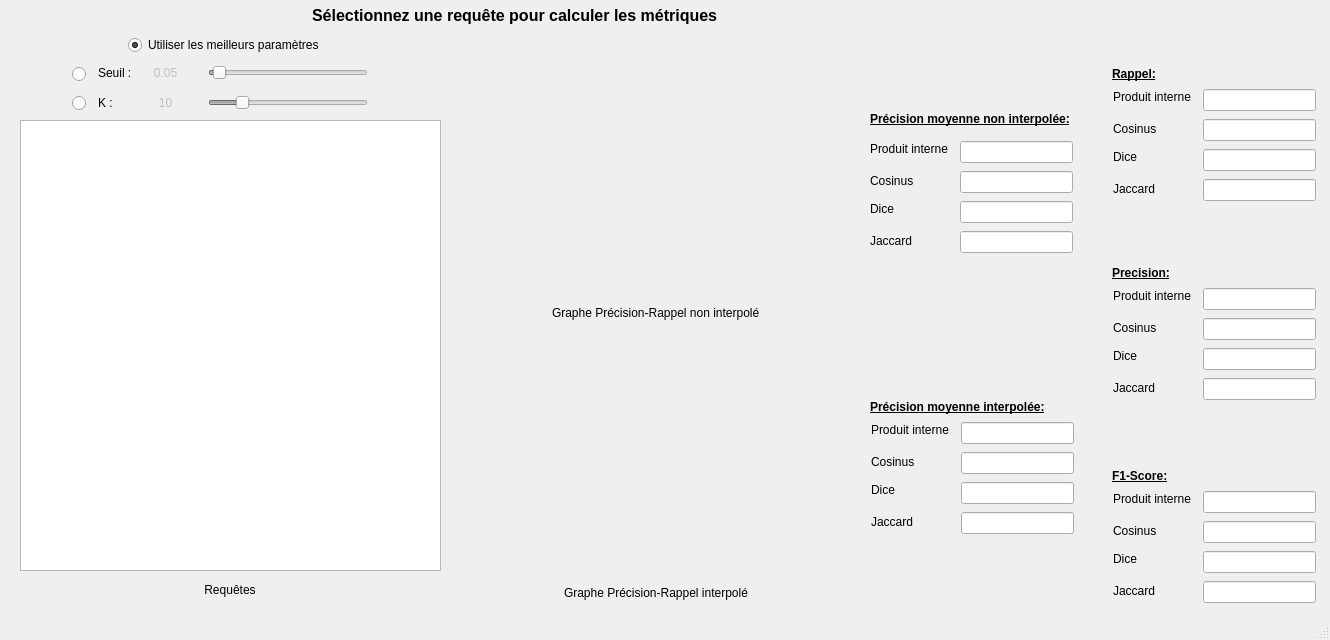
<?xml version="1.0" encoding="UTF-8"?>
<ui version="4.0">
 <class>MainWindow</class>
 <widget class="QMainWindow" name="MainWindow">
  <property name="geometry">
   <rect>
    <x>0</x>
    <y>0</y>
    <width>1330</width>
    <height>640</height>
   </rect>
  </property>
  <property name="windowTitle">
   <string>Evaluation du modèle vectoriel</string>
  </property>
  <widget class="QWidget" name="centralwidget">
   <widget class="QTableWidget" name="queryTable">
    <property name="geometry">
     <rect>
      <x>20</x>
      <y>120</y>
      <width>421</width>
      <height>451</height>
     </rect>
    </property>
    <property name="sizeAdjustPolicy">
     <enum>QAbstractScrollArea::AdjustToContents</enum>
    </property>
    <property name="editTriggers">
     <set>QAbstractItemView::NoEditTriggers</set>
    </property>
    <property name="selectionMode">
     <enum>QAbstractItemView::SingleSelection</enum>
    </property>
    <property name="selectionBehavior">
     <enum>QAbstractItemView::SelectRows</enum>
    </property>
    <attribute name="verticalHeaderVisible">
     <bool>false</bool>
    </attribute>
   </widget>
   <widget class="QLabel" name="label">
    <property name="geometry">
     <rect>
      <x>870</x>
      <y>111</y>
      <width>241</width>
      <height>16</height>
     </rect>
    </property>
    <property name="font">
     <font>
      <weight>75</weight>
      <bold>true</bold>
      <underline>true</underline>
     </font>
    </property>
    <property name="text">
     <string>Précision moyenne non interpolée:</string>
    </property>
   </widget>
   <widget class="QLabel" name="label_3">
    <property name="geometry">
     <rect>
      <x>552</x>
      <y>305</y>
      <width>221</width>
      <height>16</height>
     </rect>
    </property>
    <property name="text">
     <string>Graphe Précision-Rappel non interpolé</string>
    </property>
   </widget>
   <widget class="QLabel" name="label_4">
    <property name="geometry">
     <rect>
      <x>564</x>
      <y>585</y>
      <width>200</width>
      <height>16</height>
     </rect>
    </property>
    <property name="text">
     <string>Graphe Précision-Rappel interpolé</string>
    </property>
   </widget>
   <widget class="QLabel" name="label_6">
    <property name="geometry">
     <rect>
      <x>130</x>
      <y>582</y>
      <width>200</width>
      <height>16</height>
     </rect>
    </property>
    <property name="text">
     <string>Requêtes</string>
    </property>
    <property name="alignment">
     <set>Qt::AlignCenter</set>
    </property>
   </widget>
   <widget class="QLabel" name="label_7">
    <property name="geometry">
     <rect>
      <x>312</x>
      <y>0</y>
      <width>541</width>
      <height>31</height>
     </rect>
    </property>
    <property name="font">
     <font>
      <pointsize>12</pointsize>
      <weight>75</weight>
      <bold>true</bold>
     </font>
    </property>
    <property name="text">
     <string>Sélectionnez une requête pour calculer les métriques</string>
    </property>
   </widget>
   <widget class="QSlider" name="sliderF">
    <property name="enabled">
     <bool>false</bool>
    </property>
    <property name="geometry">
     <rect>
      <x>208</x>
      <y>62</y>
      <width>160</width>
      <height>22</height>
     </rect>
    </property>
    <property name="minimum">
     <number>0</number>
    </property>
    <property name="maximum">
     <number>200</number>
    </property>
    <property name="value">
     <number>5</number>
    </property>
    <property name="orientation">
     <enum>Qt::Horizontal</enum>
    </property>
   </widget>
   <widget class="QLabel" name="label_8">
    <property name="geometry">
     <rect>
      <x>98</x>
      <y>65</y>
      <width>41</width>
      <height>16</height>
     </rect>
    </property>
    <property name="text">
     <string>Seuil :</string>
    </property>
   </widget>
   <widget class="QLabel" name="labelF">
    <property name="enabled">
     <bool>false</bool>
    </property>
    <property name="geometry">
     <rect>
      <x>138</x>
      <y>65</y>
      <width>55</width>
      <height>16</height>
     </rect>
    </property>
    <property name="text">
     <string>0.05</string>
    </property>
    <property name="alignment">
     <set>Qt::AlignCenter</set>
    </property>
   </widget>
   <widget class="QLabel" name="graphicsViewPR">
    <property name="geometry">
     <rect>
      <x>460</x>
      <y>45</y>
      <width>391</width>
      <height>251</height>
     </rect>
    </property>
    <property name="text">
     <string/>
    </property>
   </widget>
   <widget class="QLabel" name="graphicsViewPRI">
    <property name="geometry">
     <rect>
      <x>460</x>
      <y>325</y>
      <width>391</width>
      <height>251</height>
     </rect>
    </property>
    <property name="text">
     <string/>
    </property>
   </widget>
   <widget class="QLabel" name="label_9">
    <property name="geometry">
     <rect>
      <x>870</x>
      <y>141</y>
      <width>101</width>
      <height>16</height>
     </rect>
    </property>
    <property name="text">
     <string>Produit interne</string>
    </property>
   </widget>
   <widget class="QLabel" name="label_10">
    <property name="geometry">
     <rect>
      <x>870</x>
      <y>173</y>
      <width>81</width>
      <height>16</height>
     </rect>
    </property>
    <property name="text">
     <string>Cosinus</string>
    </property>
   </widget>
   <widget class="QLabel" name="label_11">
    <property name="geometry">
     <rect>
      <x>870</x>
      <y>201</y>
      <width>91</width>
      <height>16</height>
     </rect>
    </property>
    <property name="text">
     <string>Dice</string>
    </property>
   </widget>
   <widget class="QLabel" name="label_12">
    <property name="geometry">
     <rect>
      <x>870</x>
      <y>233</y>
      <width>101</width>
      <height>16</height>
     </rect>
    </property>
    <property name="text">
     <string>Jaccard</string>
    </property>
   </widget>
   <widget class="QLabel" name="label_5">
    <property name="geometry">
     <rect>
      <x>870</x>
      <y>399</y>
      <width>211</width>
      <height>16</height>
     </rect>
    </property>
    <property name="font">
     <font>
      <weight>75</weight>
      <bold>true</bold>
      <underline>true</underline>
     </font>
    </property>
    <property name="text">
     <string>Précision moyenne interpolée:</string>
    </property>
   </widget>
   <widget class="QLineEdit" name="lineEditRecall_2">
    <property name="geometry">
     <rect>
      <x>960</x>
      <y>141</y>
      <width>113</width>
      <height>22</height>
     </rect>
    </property>
    <property name="readOnly">
     <bool>true</bool>
    </property>
   </widget>
   <widget class="QLineEdit" name="lineEditRecall_3">
    <property name="geometry">
     <rect>
      <x>960</x>
      <y>171</y>
      <width>113</width>
      <height>22</height>
     </rect>
    </property>
    <property name="readOnly">
     <bool>true</bool>
    </property>
   </widget>
   <widget class="QLineEdit" name="lineEditRecall_4">
    <property name="geometry">
     <rect>
      <x>960</x>
      <y>201</y>
      <width>113</width>
      <height>22</height>
     </rect>
    </property>
    <property name="readOnly">
     <bool>true</bool>
    </property>
   </widget>
   <widget class="QLineEdit" name="lineEditRecall_5">
    <property name="geometry">
     <rect>
      <x>960</x>
      <y>231</y>
      <width>113</width>
      <height>22</height>
     </rect>
    </property>
    <property name="readOnly">
     <bool>true</bool>
    </property>
   </widget>
   <widget class="QLineEdit" name="lineEditRecall_6">
    <property name="geometry">
     <rect>
      <x>961</x>
      <y>482</y>
      <width>113</width>
      <height>22</height>
     </rect>
    </property>
    <property name="readOnly">
     <bool>true</bool>
    </property>
   </widget>
   <widget class="QLineEdit" name="lineEditRecall_7">
    <property name="geometry">
     <rect>
      <x>961</x>
      <y>422</y>
      <width>113</width>
      <height>22</height>
     </rect>
    </property>
    <property name="readOnly">
     <bool>true</bool>
    </property>
   </widget>
   <widget class="QLineEdit" name="lineEditRecall_8">
    <property name="geometry">
     <rect>
      <x>961</x>
      <y>452</y>
      <width>113</width>
      <height>22</height>
     </rect>
    </property>
    <property name="readOnly">
     <bool>true</bool>
    </property>
   </widget>
   <widget class="QLabel" name="label_13">
    <property name="geometry">
     <rect>
      <x>871</x>
      <y>514</y>
      <width>101</width>
      <height>16</height>
     </rect>
    </property>
    <property name="text">
     <string>Jaccard</string>
    </property>
   </widget>
   <widget class="QLabel" name="label_14">
    <property name="geometry">
     <rect>
      <x>871</x>
      <y>482</y>
      <width>91</width>
      <height>16</height>
     </rect>
    </property>
    <property name="text">
     <string>Dice</string>
    </property>
   </widget>
   <widget class="QLabel" name="label_15">
    <property name="geometry">
     <rect>
      <x>871</x>
      <y>422</y>
      <width>101</width>
      <height>16</height>
     </rect>
    </property>
    <property name="text">
     <string>Produit interne</string>
    </property>
   </widget>
   <widget class="QLabel" name="label_16">
    <property name="geometry">
     <rect>
      <x>871</x>
      <y>454</y>
      <width>81</width>
      <height>16</height>
     </rect>
    </property>
    <property name="text">
     <string>Cosinus</string>
    </property>
   </widget>
   <widget class="QLineEdit" name="lineEditRecall_9">
    <property name="geometry">
     <rect>
      <x>961</x>
      <y>512</y>
      <width>113</width>
      <height>22</height>
     </rect>
    </property>
    <property name="readOnly">
     <bool>true</bool>
    </property>
   </widget>
   <widget class="QLabel" name="label_17">
    <property name="geometry">
     <rect>
      <x>1113</x>
      <y>121</y>
      <width>81</width>
      <height>16</height>
     </rect>
    </property>
    <property name="text">
     <string>Cosinus</string>
    </property>
   </widget>
   <widget class="QLineEdit" name="lineEditRecall_10">
    <property name="geometry">
     <rect>
      <x>1203</x>
      <y>119</y>
      <width>113</width>
      <height>22</height>
     </rect>
    </property>
    <property name="readOnly">
     <bool>true</bool>
    </property>
   </widget>
   <widget class="QLineEdit" name="lineEditRecall_11">
    <property name="geometry">
     <rect>
      <x>1203</x>
      <y>89</y>
      <width>113</width>
      <height>22</height>
     </rect>
    </property>
    <property name="readOnly">
     <bool>true</bool>
    </property>
   </widget>
   <widget class="QLineEdit" name="lineEditRecall_12">
    <property name="geometry">
     <rect>
      <x>1203</x>
      <y>179</y>
      <width>113</width>
      <height>22</height>
     </rect>
    </property>
    <property name="readOnly">
     <bool>true</bool>
    </property>
   </widget>
   <widget class="QLineEdit" name="lineEditRecall_13">
    <property name="geometry">
     <rect>
      <x>1203</x>
      <y>149</y>
      <width>113</width>
      <height>22</height>
     </rect>
    </property>
    <property name="readOnly">
     <bool>true</bool>
    </property>
   </widget>
   <widget class="QLabel" name="label_18">
    <property name="geometry">
     <rect>
      <x>1113</x>
      <y>181</y>
      <width>101</width>
      <height>16</height>
     </rect>
    </property>
    <property name="text">
     <string>Jaccard</string>
    </property>
   </widget>
   <widget class="QLabel" name="label_19">
    <property name="geometry">
     <rect>
      <x>1113</x>
      <y>89</y>
      <width>101</width>
      <height>16</height>
     </rect>
    </property>
    <property name="text">
     <string>Produit interne</string>
    </property>
   </widget>
   <widget class="QLabel" name="label_20">
    <property name="geometry">
     <rect>
      <x>1113</x>
      <y>149</y>
      <width>91</width>
      <height>16</height>
     </rect>
    </property>
    <property name="text">
     <string>Dice</string>
    </property>
   </widget>
   <widget class="QLabel" name="label_21">
    <property name="geometry">
     <rect>
      <x>1112</x>
      <y>66</y>
      <width>241</width>
      <height>16</height>
     </rect>
    </property>
    <property name="font">
     <font>
      <weight>75</weight>
      <bold>true</bold>
      <underline>true</underline>
     </font>
    </property>
    <property name="text">
     <string>Rappel:</string>
    </property>
   </widget>
   <widget class="QRadioButton" name="radioButton">
    <property name="geometry">
     <rect>
      <x>128</x>
      <y>35</y>
      <width>221</width>
      <height>20</height>
     </rect>
    </property>
    <property name="text">
     <string>Utiliser les meilleurs paramètres</string>
    </property>
    <property name="checked">
     <bool>true</bool>
    </property>
    <attribute name="buttonGroup">
     <string notr="true">buttonGroup</string>
    </attribute>
   </widget>
   <widget class="QRadioButton" name="radioButton_2">
    <property name="geometry">
     <rect>
      <x>72</x>
      <y>64</y>
      <width>21</width>
      <height>20</height>
     </rect>
    </property>
    <property name="text">
     <string/>
    </property>
    <attribute name="buttonGroup">
     <string notr="true">buttonGroup</string>
    </attribute>
   </widget>
   <widget class="QSlider" name="sliderF_2">
    <property name="enabled">
     <bool>false</bool>
    </property>
    <property name="geometry">
     <rect>
      <x>208</x>
      <y>92</y>
      <width>160</width>
      <height>22</height>
     </rect>
    </property>
    <property name="minimum">
     <number>1</number>
    </property>
    <property name="maximum">
     <number>50</number>
    </property>
    <property name="value">
     <number>10</number>
    </property>
    <property name="orientation">
     <enum>Qt::Horizontal</enum>
    </property>
   </widget>
   <widget class="QLabel" name="labelF_2">
    <property name="enabled">
     <bool>false</bool>
    </property>
    <property name="geometry">
     <rect>
      <x>138</x>
      <y>95</y>
      <width>55</width>
      <height>16</height>
     </rect>
    </property>
    <property name="text">
     <string>10</string>
    </property>
    <property name="alignment">
     <set>Qt::AlignCenter</set>
    </property>
   </widget>
   <widget class="QLabel" name="label_22">
    <property name="geometry">
     <rect>
      <x>98</x>
      <y>95</y>
      <width>41</width>
      <height>16</height>
     </rect>
    </property>
    <property name="text">
     <string>K : </string>
    </property>
   </widget>
   <widget class="QRadioButton" name="radioButton_3">
    <property name="geometry">
     <rect>
      <x>72</x>
      <y>93</y>
      <width>16</width>
      <height>20</height>
     </rect>
    </property>
    <property name="text">
     <string/>
    </property>
    <attribute name="buttonGroup">
     <string notr="true">buttonGroup</string>
    </attribute>
   </widget>
   <widget class="QLineEdit" name="lineEditRecall_14">
    <property name="geometry">
     <rect>
      <x>1203</x>
      <y>288</y>
      <width>113</width>
      <height>22</height>
     </rect>
    </property>
    <property name="readOnly">
     <bool>true</bool>
    </property>
   </widget>
   <widget class="QLabel" name="label_23">
    <property name="geometry">
     <rect>
      <x>1112</x>
      <y>265</y>
      <width>241</width>
      <height>16</height>
     </rect>
    </property>
    <property name="font">
     <font>
      <weight>75</weight>
      <bold>true</bold>
      <underline>true</underline>
     </font>
    </property>
    <property name="text">
     <string>Precision:</string>
    </property>
   </widget>
   <widget class="QLabel" name="label_24">
    <property name="geometry">
     <rect>
      <x>1113</x>
      <y>320</y>
      <width>81</width>
      <height>16</height>
     </rect>
    </property>
    <property name="text">
     <string>Cosinus</string>
    </property>
   </widget>
   <widget class="QLineEdit" name="lineEditRecall_15">
    <property name="geometry">
     <rect>
      <x>1203</x>
      <y>378</y>
      <width>113</width>
      <height>22</height>
     </rect>
    </property>
    <property name="readOnly">
     <bool>true</bool>
    </property>
   </widget>
   <widget class="QLineEdit" name="lineEditRecall_16">
    <property name="geometry">
     <rect>
      <x>1203</x>
      <y>348</y>
      <width>113</width>
      <height>22</height>
     </rect>
    </property>
    <property name="readOnly">
     <bool>true</bool>
    </property>
   </widget>
   <widget class="QLabel" name="label_25">
    <property name="geometry">
     <rect>
      <x>1113</x>
      <y>348</y>
      <width>91</width>
      <height>16</height>
     </rect>
    </property>
    <property name="text">
     <string>Dice</string>
    </property>
   </widget>
   <widget class="QLabel" name="label_26">
    <property name="geometry">
     <rect>
      <x>1113</x>
      <y>380</y>
      <width>101</width>
      <height>16</height>
     </rect>
    </property>
    <property name="text">
     <string>Jaccard</string>
    </property>
   </widget>
   <widget class="QLabel" name="label_27">
    <property name="geometry">
     <rect>
      <x>1113</x>
      <y>288</y>
      <width>101</width>
      <height>16</height>
     </rect>
    </property>
    <property name="text">
     <string>Produit interne</string>
    </property>
   </widget>
   <widget class="QLineEdit" name="lineEditRecall_17">
    <property name="geometry">
     <rect>
      <x>1203</x>
      <y>318</y>
      <width>113</width>
      <height>22</height>
     </rect>
    </property>
    <property name="readOnly">
     <bool>true</bool>
    </property>
   </widget>
   <widget class="QLineEdit" name="lineEditRecall_18">
    <property name="geometry">
     <rect>
      <x>1203</x>
      <y>491</y>
      <width>113</width>
      <height>22</height>
     </rect>
    </property>
    <property name="readOnly">
     <bool>true</bool>
    </property>
   </widget>
   <widget class="QLabel" name="label_28">
    <property name="geometry">
     <rect>
      <x>1112</x>
      <y>468</y>
      <width>241</width>
      <height>16</height>
     </rect>
    </property>
    <property name="font">
     <font>
      <weight>75</weight>
      <bold>true</bold>
      <underline>true</underline>
     </font>
    </property>
    <property name="text">
     <string>F1-Score:</string>
    </property>
   </widget>
   <widget class="QLabel" name="label_29">
    <property name="geometry">
     <rect>
      <x>1113</x>
      <y>523</y>
      <width>81</width>
      <height>16</height>
     </rect>
    </property>
    <property name="text">
     <string>Cosinus</string>
    </property>
   </widget>
   <widget class="QLineEdit" name="lineEditRecall_19">
    <property name="geometry">
     <rect>
      <x>1203</x>
      <y>581</y>
      <width>113</width>
      <height>22</height>
     </rect>
    </property>
    <property name="readOnly">
     <bool>true</bool>
    </property>
   </widget>
   <widget class="QLineEdit" name="lineEditRecall_20">
    <property name="geometry">
     <rect>
      <x>1203</x>
      <y>551</y>
      <width>113</width>
      <height>22</height>
     </rect>
    </property>
    <property name="readOnly">
     <bool>true</bool>
    </property>
   </widget>
   <widget class="QLabel" name="label_30">
    <property name="geometry">
     <rect>
      <x>1113</x>
      <y>551</y>
      <width>91</width>
      <height>16</height>
     </rect>
    </property>
    <property name="text">
     <string>Dice</string>
    </property>
   </widget>
   <widget class="QLabel" name="label_31">
    <property name="geometry">
     <rect>
      <x>1113</x>
      <y>583</y>
      <width>101</width>
      <height>16</height>
     </rect>
    </property>
    <property name="text">
     <string>Jaccard</string>
    </property>
   </widget>
   <widget class="QLabel" name="label_32">
    <property name="geometry">
     <rect>
      <x>1113</x>
      <y>491</y>
      <width>101</width>
      <height>16</height>
     </rect>
    </property>
    <property name="text">
     <string>Produit interne</string>
    </property>
   </widget>
   <widget class="QLineEdit" name="lineEditRecall_21">
    <property name="geometry">
     <rect>
      <x>1203</x>
      <y>521</y>
      <width>113</width>
      <height>22</height>
     </rect>
    </property>
    <property name="readOnly">
     <bool>true</bool>
    </property>
   </widget>
  </widget>
  <widget class="QStatusBar" name="statusbar"/>
 </widget>
 <resources/>
 <connections/>
 <buttongroups>
  <buttongroup name="buttonGroup"/>
 </buttongroups>
</ui>
